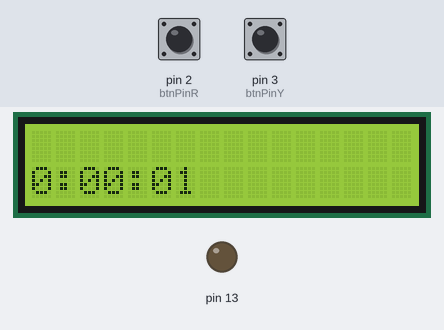
The sketch below on a simulated Arduino Uno, built with avr-gcc and run on an emulated ATmega328P. Parts: 16×2 character LCD, output pins drawn as LEDs (lit = HIGH). Inputs (shaded band) come from the test bench; at power-on: pin 2 (btnPinR) LOW, pin 3 (btnPinY) LOW. What the sketch prints to the serial monitor is not drawn.

Above: at 1.2 s.
1.3 s: pin 2 (btnPinR) pulled HIGH for 0.15 s
At 2.5 s:
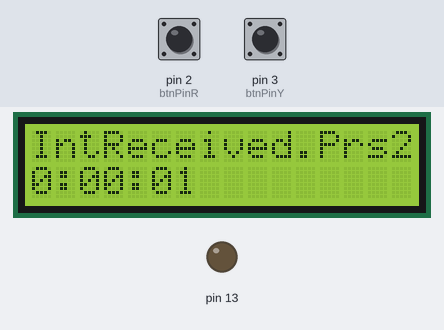
2.9 s: pin 3 (btnPinY) pulled HIGH for 0.15 s
At 3.4 s:
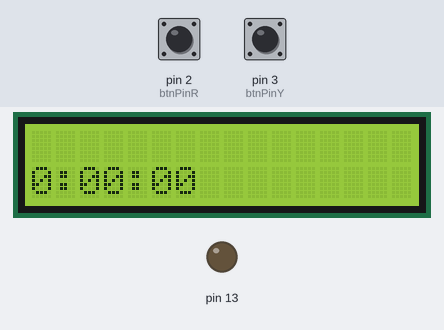
6.0 s: pin 2 (btnPinR) pulled HIGH for 0.15 s
At 6.3 s:
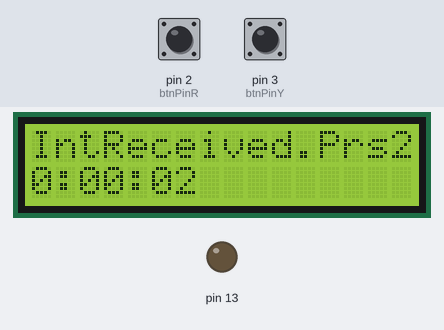
7.6 s: pin 3 (btnPinY) pulled HIGH for 1 s
At 11.36 s:
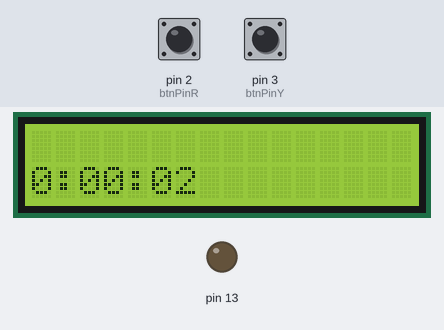
11.6 s: pin 2 (btnPinR) pulled HIGH for 1 s
At 12.9 s:
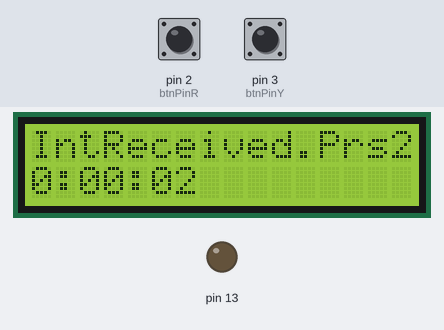
14.1 s: pin 2 (btnPinR) driven HIGH and pin 3 (btnPinY) driven HIGH
At 17.7 s:
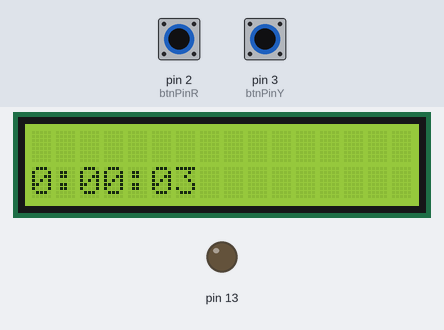
Timing chart, 0 to 18.1 s (numbered marks = the images above; inputs shaded):
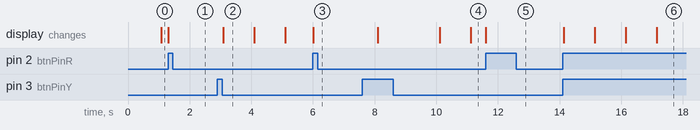

The sketch:

lab8.ino
```cpp
//Affan Farid UIN: 671455693
//Lab 8 - Interrupts
//A program that displays a timer, and then stops it and resets it when 2 buttons are pressed
//Assumptions: Expected Arduino Uno, Potentiometer,LCD, and buttons were all functional
//References: Previous labs for button handling, LCD setup, and Time functionality, Interrupt Arduino Guide

#include <TimeLib.h>
#define TIME_HEADER  "T"   // Header tag for serial time sync message
#define TIME_REQUEST  7    // ASCII bell character requests a time sync message

#include <LiquidCrystal.h> // includes the LiquidCrystal Library
#include <stdlib.h>
#include <string.h> //includes the cstring library
const int rs = 12, en = 11, d4 = 7, d5 = 6, d6 = 5, d7 = 4; //defines the ports
LiquidCrystal lcd(rs, en, d4, d5, d6, d7);  //initializes the lcd screen

//initialize button yellow and red, as well as the flag
int btnPinR = 2;
int btnPinY = 3;
int flag = 0;

void setup()  {
  lcd.begin(16,2); // Initializes the interface to the LCD screen, and specifies the dimensions (width and height)of the display }
  lcd.setCursor(0,0); //sets cursor to bottom row and prints the string

  Serial.begin(9600);
  pinMode(13, OUTPUT);
  resetTime(); //sets the time to 0

  //connects button Red to an interrupt for func1, and the yellow button the same for func2
  attachInterrupt(digitalPinToInterrupt(btnPinR), func1, CHANGE);
  attachInterrupt(digitalPinToInterrupt(btnPinY), func2, CHANGE);
}

void func1(){
  //sets the flag to 1 so the counter wont keep going
  //prints how the interrupt is received on the lcd
  flag = 1;
  lcd.setCursor(0,0);
  lcd.print("IntReceived.Prs2");
  Serial.print("IntReceived.Prs2");
}

void func2(){
  //sets the time to 0, and changes the flag
  resetTime();
  flag = 0;
}

void loop(){

  //only displays the clock counter if the flag is 0
  if(!flag){
    digitalClockDisplay();
  }

  delay(1000);
}

void digitalClockDisplay(){
  // digital clock display of the time on LCD
  lcd.clear();

  lcd.setCursor(0,1);
  Serial.print(hour()); lcd.print(hour());
  printDigits(minute());
  printDigits(second());
  lcd.setCursor(0,0);
}

void printDigits(int digits){
  // utility function for digital clock display: prints preceding colon and leading 0
  Serial.print(":");
  lcd.print(":");
  if(digits < 10){
    Serial.print('0');
    lcd.print('0');
  }
  Serial.print(digits);
  lcd.print(digits);
}

void resetTime(){
    //sets the time to 0
    setTime(0,0,0,0,0,0);
}
```

Measured:
- after the input at 1.3 s, the display: changes at once (image 1)
- after the input at 2.9 s, the display: changes after 0.18 s (image 2)
- after the input at 6.0 s, the display: changes at once (image 3)
- after the input at 7.6 s, the display: first changes after 0.50 s (image 4 shows a later state)
- after the input at 11.6 s, the display: changes at once (image 5)
- after the input at 14.1 s, the display: first changes at once (image 6 shows a later state)
- what the display in image 2 shows lasts 1.0 s, from 3.1 s to 4.1 s
